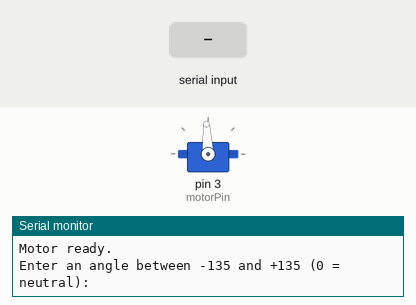
Simulated run of this sketch. Board: Arduino Uno, built with avr-gcc and run on an emulated ATmega328P. On the bench: servo, the last lines printed to the serial monitor. Inputs (shaded band) come from the test bench.

Above: at 1.2 s.
1.3 s: "90,45\n" received over Serial
At 1.6 s:
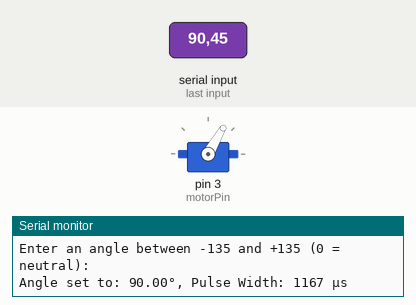
2.8 s: "30,150\n" received over Serial
At 4.0 s:
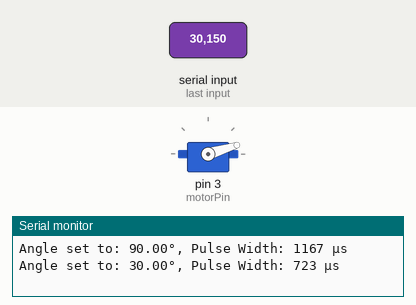
4.3 s: "200\n" received over Serial
At 5.0 s:
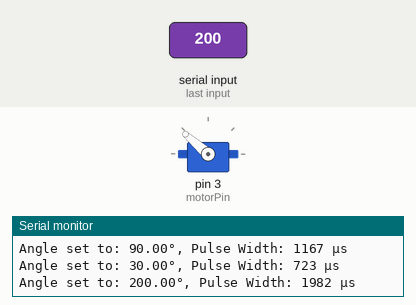
5.8 s: "90\n" received over Serial
At 6.1 s:
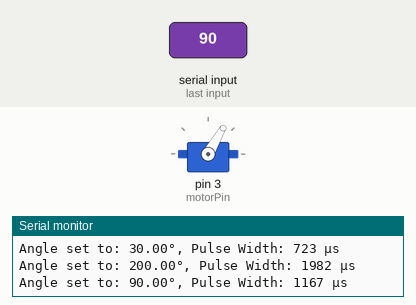
Timing chart, 0 to 8.3 s (numbered marks = the images above; inputs shaded):
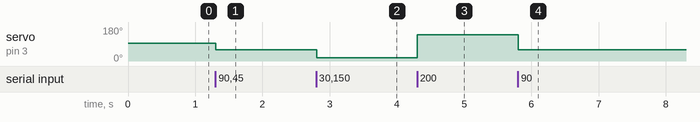

The sketch:

test_servo.ino
```cpp
#include <Servo.h>

// Define the PWM pin for the motor control signal
const int motorPin = 3;  // Change as needed

Servo motorServo;

void setup() {
  Serial.begin(9600);
  motorServo.attach(motorPin);

  // Set initial (neutral) position: 1500 μsec pulse width
  motorServo.writeMicroseconds(1500);
  Serial.println("Motor ready.");
  Serial.println("Enter an angle between -135 and +135 (0 = neutral):");
}

void loop() {
  if (Serial.available() > 0) {
    // Read the input string until newline
    String input = Serial.readStringUntil('\n');
    float angle = input.toInt();  // Expected input: angle in degrees

    // Constrain angle to the valid range (-135° to +135°)


    // Map the angle to the corresponding pulse width:
    // -135°  -> 500 μs, 0° -> 1500 μs, +135° -> 2500 μs
    int pulseWidth = ceil (((2000.0/270)*angle)+500);


    // Write the calculated pulse width to the motor
    motorServo.writeMicroseconds(pulseWidth);

    // Feedback to Serial Monitor
    Serial.print("Angle set to: ");
    Serial.print(angle);
    Serial.print("°, Pulse Width: ");
    Serial.print(pulseWidth);
    Serial.println(" μs");
  }
}
```

Measured:
- after the input at 1.3 s, servo on pin 3 (motorPin): 93° → 60° at once
- after the input at 2.8 s, servo on pin 3 (motorPin): 60° → 17° at once
- after the input at 4.3 s, servo on pin 3 (motorPin): 17° → 139° at once
- after the input at 5.8 s, servo on pin 3 (motorPin): 139° → 60° at once
